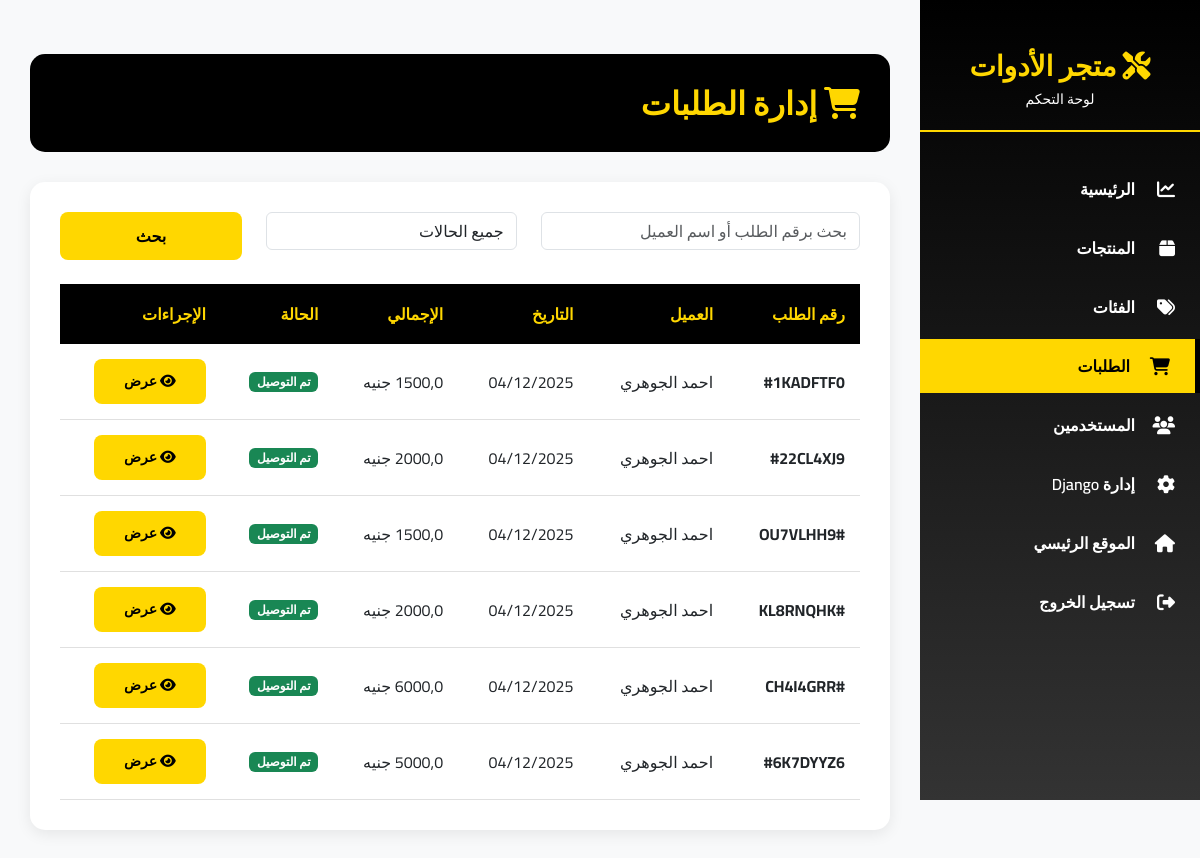
The page /admin-panel/orders/ (signed in) on the database its author committed.
### orders/models.py (models this page shows, shortened)
class Order(models.Model):
    user = models.ForeignKey(CustomUser, related_name='order_owner', on_delete=models.SET_NULL, blank=True, null=True)
    status = models.CharField(choices=ORDER_STATUS, max_length=20, default='Received')
    code = models.CharField(default=generate_code, max_length=20)
    order_time = models.DateTimeField(default=timezone.now)
    delivery_time = models.DateTimeField(blank=True, null=True)  # Fixed spelling
    coupon = models.ForeignKey('Coupon', related_name='order_coupon', on_delete=models.SET_NULL, blank=True, null=True)
    address = models.ForeignKey(OrderAddress, related_name='orders', on_delete=models.SET_NULL, null=True, blank=True)
    subtotal = models.FloatField('المجموع الفرعي', default=0)
    delivery_fee = models.FloatField('رسوم التوصيل', default=0)
    discount = models.FloatField('الخصم', default=0)
    total = models.FloatField('الإجمالي', blank=True, null=True)
    total_with_coupon = models.FloatField(blank=True, null=True)
    class Meta:
        ordering = ['-order_time']

class OrderAddress(models.Model):
    customer_name = models.CharField('اسم العميل', max_length=200)
    customer_phone = models.CharField('رقم الهات ف', max_length=15)
    customer_email = models.EmailField('البريد الإلكتروني', blank=True)
    governorate = models.CharField('المحافظة', max_length=100)
    city = models.CharField('المدينة', max_length=100, blank=True)
    address_line = models.TextField('العنوان بالتفصيل', max_length=500)
    notes = models.TextField('ملاحظات', blank=True, max_length=500)

### admin_panel/views.py (the view)
# urls.py: path('orders/', views.admin_orders_list, name='orders-list'),
@admin_required
def admin_orders_list(request):
    orders = Order.objects.all().order_by('-order_time')
    status = request.GET.get('status', '')
    if status:
        orders = orders.filter(status=status)
    search = request.GET.get('search', '')
    if search:
        orders = orders.filter(code__icontains=search) | orders.filter(address__customer_name__icontains=search)
    context = {
        'orders': orders,
        'search': search,
        'selected_status': status,
    }
    return render(request, 'admin_panel/orders_list.html', context)

### accounts/custom_context_processor.py (called while the page is built)
def custom_user_context(request):
    if request.user.is_authenticated:
        user = request.user
        return {
            'user': user,
        }
    return {}

### orders/cart_context_processor.py (called while the page is built, shortened)
def get_cart_data(request):
    if request.user.is_authenticated:
        cart, created = Cart.objects.get_or_create(user=request.user, status='Inprogress')
        cart_detail = CartDetail.objects.filter(cart=cart)
        return {
            'cart_data': cart,
            'cart_detail_data': cart_detail,
        }

### admin_panel/templates/admin_panel/orders_list.html (shortened to what this page needs)
{% extends 'admin_panel/base.html' %}
{% load i18n %}
{% block content %}
<div class="page-header">
 <h1>
  <i class="fas fa-shopping-cart">
  </i>
  {% trans "إدارة الطلبات" %}
 </h1>
</div>
<div class="content-card">
 <form class="row mb-4" method="GET">
  <div class="col-md-5">
   <input class="form-control" name="search" placeholder="{% trans "بحث برقم الطلب أو اسم العميل" %}" type="text" value="{{ search }}"/>
  </div>
  <div class="col-md-4">
   <select class="form-control" name="status">
    <option value="">
     {% trans "جميع الحالات" %}
    </option>
   </select>
  </div>
  <div class="col-md-3">
   <button class="btn-admin-primary w-100" type="submit">
    {% trans "بحث" %}
   </button>
  </div>
 </form>
 {% if orders %}
 <table class="admin-table">
  <thead>
   <tr>
    <th>
     {% trans "رقم الطلب" %}
    </th>
    <th>
     {% trans "العميل" %}
    </th>
    <th>
     {% trans "التاريخ" %}
    </th>
    <th>
     {% trans "الإجمالي" %}
    </th>
    <th>
     {% trans "الحالة" %}
    </th>
    <th>
     {% trans "الإجراءات" %}
    </th>
   </tr>
  </thead>
  <tbody>
   {% for order in orders %}
   <tr>
    <td>
     <strong>
      #{{ order.code }}
     </strong>
    </td>
    <td>
     {{ order.address.customer_name|default:"غير محدد" }}
    </td>
    <td>
     {{ order.order_time|date:"d/m/Y" }}
    </td>
    <td>
     {{ order.total }} جنيه
    </td>
    <td>
     {% if order.status == 'Received' %}
     <span class="badge bg-primary">
      {{ order.get_status_display }}
     </span>
     {% elif order.status == 'Processed' %}
     <span class="badge bg-warning">
      {{ order.get_status_display }}
     </span>
     {% elif order.status == 'Shipped' %}
     <span class="badge bg-info">
      {{ order.get_status_display }}
     </span>
     {% elif order.status == 'Delivered' %}
     <span class="badge bg-success">
      {{ order.get_status_display }}
     </span>
     {% endif %}
    </td>
    <td>
     <a class="btn btn-sm btn-admin-primary" href="{% url 'admin_panel:order-detail' order.code %}">
      <i class="fas fa-eye">
      </i>
      {% trans "عرض" %}
     </a>
    </td>
   </tr>
   {% endfor %}
  </tbody>
 </table>
 {% else %}
 <p class="text-center text-muted">
  {% trans "لا توجد طلبات" %}
 </p>
 {% endif %}
</div>
{% endblock %}

### admin_panel/templates/admin_panel/base.html (style rules this page uses)
* { font-family: 'Cairo', sans-serif; }
:root { --primary-yellow: #FFD700; --primary-black: #000000; --dark-gray: #333; --light-gray: #f8f9fa; --sidebar-width: 280px; }
body { background-color: var(--light-gray); }
.page-header { background: var(--primary-black); color: var(--primary-yellow); padding: 30px; border-radius: 15px; margin-bottom: 30px; }
.page-header h1 { margin: 0; font-size: 32px; font-weight: 900; }
.content-card { background: #fff; border-radius: 15px; padding: 30px; box-shadow: 0 4px 15px rgba(0, 0, 0, 0.08); margin-bottom: 25px; }
.btn-admin-primary { background-color: var(--primary-yellow); color: var(--primary-black); border: none; font-weight: 700; padding: 12px 30px; border-radius: 8px; transition: all 0.3s ease; }
.admin-table { width: 100%; border-collapse: collapse; }
.admin-table thead { background: var(--primary-black); color: var(--primary-yellow); }
.admin-table th { padding: 15px; text-align: right; font-weight: 700; }
.admin-table td { padding: 15px; border-bottom: 1px solid #e0e0e0; }

### rows shown on the page
Order: code "1KADFTF0", address.customer_name "احمد الجوهري", order_time "04/12/2025", status "تم التوصيل"
Order: code "22CL4XJ9", address.customer_name "احمد الجوهري", order_time "04/12/2025", status "تم التوصيل"
Order: code "OU7VLHH9", address.customer_name "احمد الجوهري", order_time "04/12/2025", status "تم التوصيل"
Order: code "KL8RNQHK", address.customer_name "احمد الجوهري", order_time "04/12/2025", status "تم التوصيل"
Order: code "CH4I4GRR", address.customer_name "احمد الجوهري", order_time "04/12/2025", status "تم التوصيل"
Order: code "6K7DYYZ6", address.customer_name "احمد الجوهري", order_time "04/12/2025", status "تم التوصيل"
